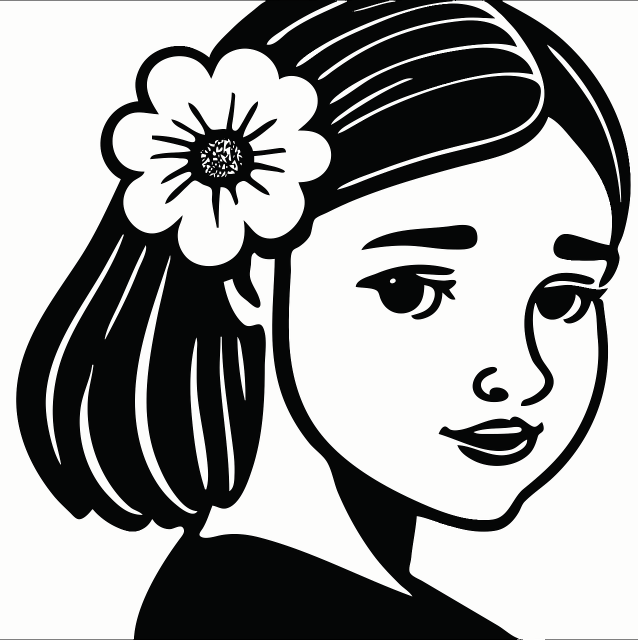
#> input picture mypic4.webp, 1276 x 1280 px (shown at 1/2 size)
$ python star.py
#> lines starting #> are read from the running program, lines starting #| are printed output that depends on the picture; after the words box and inside, x2 and y2 are one past the last pixel; in counts of white or black regions, pixels touching at a corner belong together
import cv2
import numpy as np

#อ่านภาพเข้ามา
image = cv2.imread('mypic4.webp')
#> image is the input picture: shape (1280, 1276, 3); mean B, G, R 154.2, 154.8, 154.4

height, width = image.shape[:2]
#> height = 1280; width = 1276
crop_height = min(height, width)
#> crop_height = 1276
crop_width = crop_height
#> crop_width = 1276
start_height = (height - crop_height) // 2
#> start_height = 2
start_width = (width - crop_width) // 2
#> start_width = 0
cropped_image = image[start_height:start_height + crop_height, start_width:start_width + crop_width]
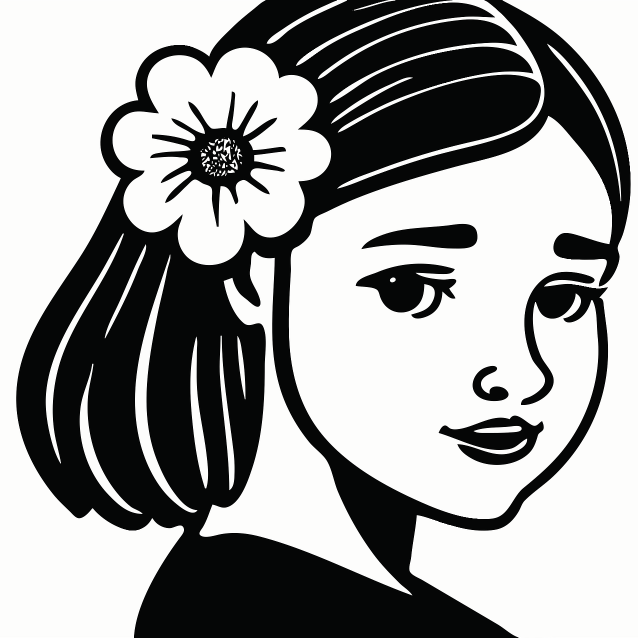
#> cropped_image: shape (1276, 1276, 3) (shown at 1/2 size); mean B, G, R 154.5, 155.1, 154.7

gray_image = cv2.cvtColor(cropped_image, cv2.COLOR_BGR2GRAY)
_, binary_image = cv2.threshold(gray_image, 127, 255, cv2.THRESH_BINARY)
#> binary_image: shape (1276, 1276); 60.4% white; 6 black regions, box (x1, y1, x2, y2) and area: (32, 0, 1261, 1276) 591394, (300, 183, 572, 453) 20793, (712, 527, 912, 637) 11879, (877, 831, 1087, 930) 10793, (723, 448, 955, 498) 7682, (945, 732, 1017, 802) 2380
resized_image = cv2.resize(binary_image, (64, 64))
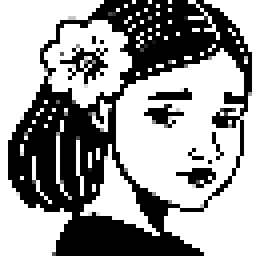
#> resized_image: shape (64, 64) (shown 4 times larger); min 0, max 255, mean 154.3
binary_array = (resized_image > 127).astype(int)
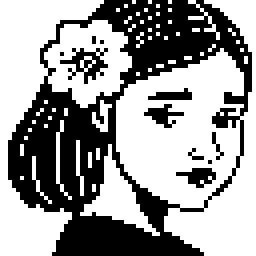
#> binary_array: shape (64, 64) int64 (shown 4 times larger); values 0 (black) and 1 (white), 60.6% white; 11 black regions (6 under 20 px), largest, box (x1, y1, x2, y2) and area: (2, 0, 63, 64) 1477, (15, 12, 27, 21) 45, (44, 42, 54, 47) 28, (36, 26, 46, 32) 27, (37, 22, 48, 25) 21

for row in binary_array:
    line = ''.join('*' if pixel == 1 else ' ' for pixel in row)
    print(line)
#> this loop made 64 passes
